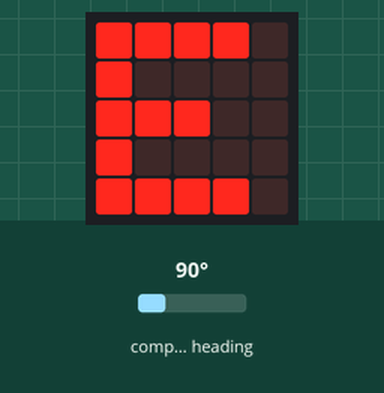
Simulated run of this program. Board: BBC micro:bit running MicroPython. On the bench: the board's 5×5 LED display. The inputs (shaded band) are chosen by the test bench; at power-on: compass heading 90°. The compass is already calibrated.

Above: at 1.3 s.
1.4 s: compass heading set to 47°
2.9 s: compass heading set to 40°
At 4.1 s:
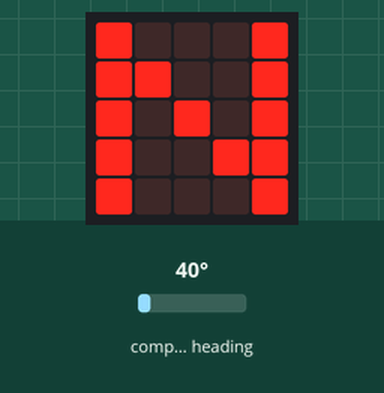
4.4 s: compass heading set to 180°
At 5.4 s:
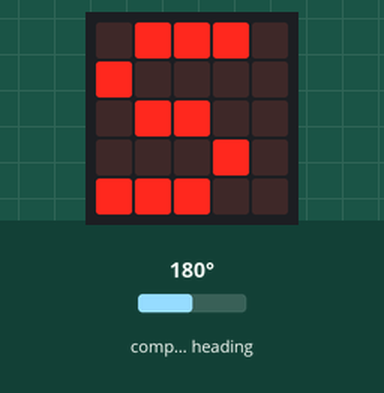
5.9 s: compass heading set to 220°
7.4 s: compass heading set to 227°
At 7.7 s:
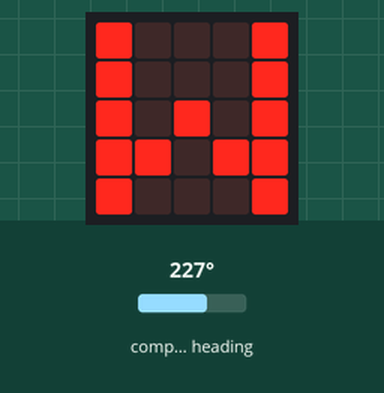
8.9 s: compass heading set to 7°
At 10.1 s:
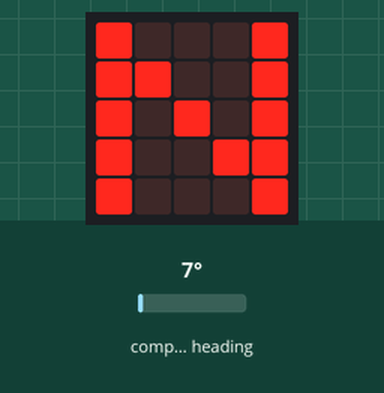
Timing chart, 0 to 11.4 s (numbered marks = the images above; inputs shaded):
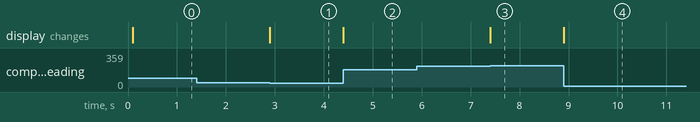

Measured:
- the behaviour switches between 45 and 44° on compass heading (found by bisection; images 0 and 1)
- the behaviour switches between 224 and 225° on compass heading (found by bisection; images 2 and 3)
- after the input at 1.4 s, every drawn part: stays the same
- after the input at 2.9 s, the display: changes at once (image 1)
- after the input at 4.4 s, the display: changes at once (image 2)
- after the input at 5.9 s, every drawn part: stays the same
- after the input at 7.4 s, the display: changes at once (image 3)
- after the input at 8.9 s, the display: changes at once (image 4)

The program:

compassCODE.py
```python
from microbit import *

compass.calibrate() #calibrate magnometer

while True:
    bearing = compass.heading() #gets bearing reading

    #following if statements determine whether to show north, south, east or west depending on the bearing reading

    if bearing < 45:
        display.show("N")

    elif bearing < 135:
        display.show("E")

    elif bearing < 225:
        display.show("S")

    elif bearing < 315:
        display.show("W")

    else:
        display.show("N")
```
